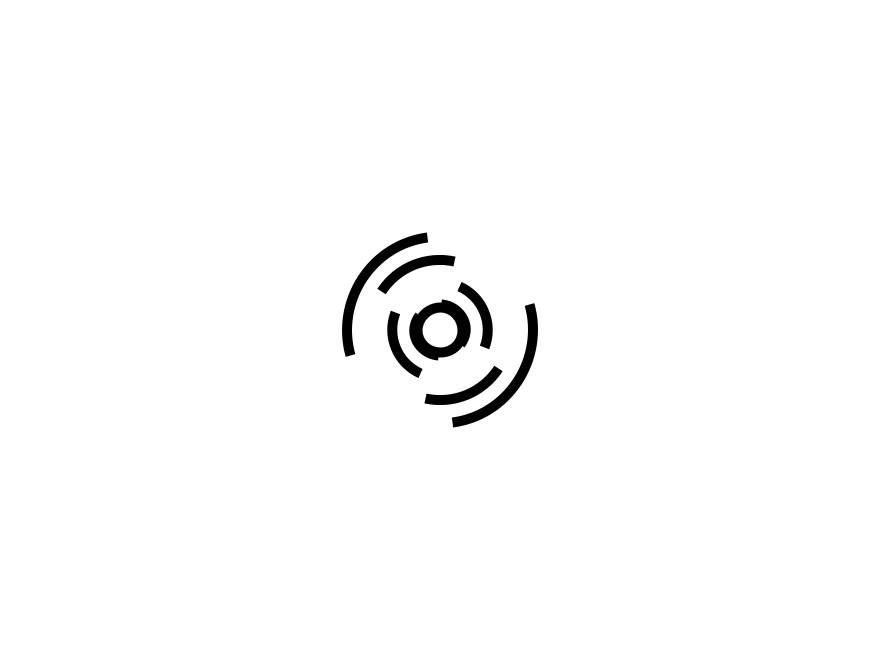
Frame 1 (no input)
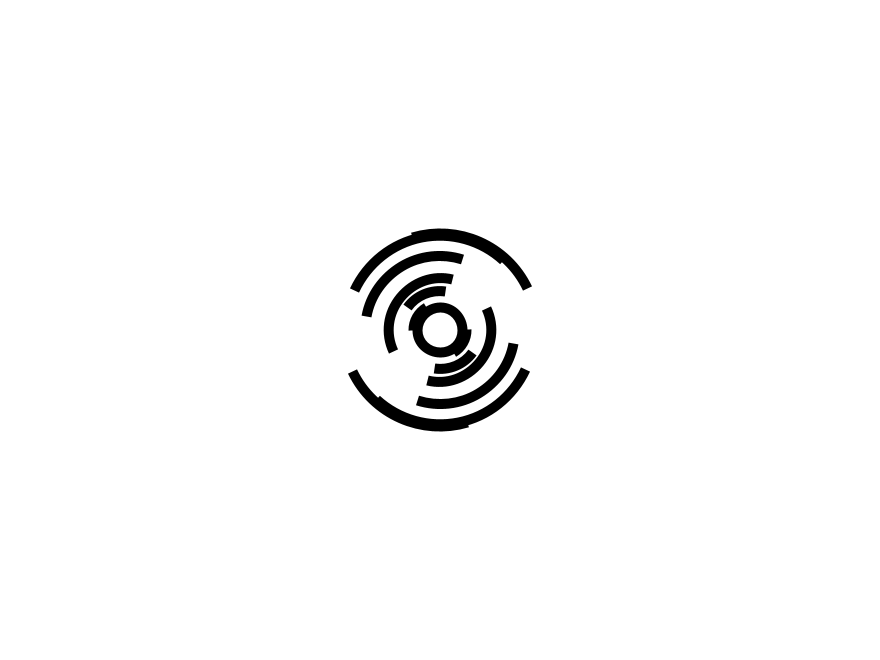
Frame 60 (the mouse pressed at the canvas centre just before this capture)
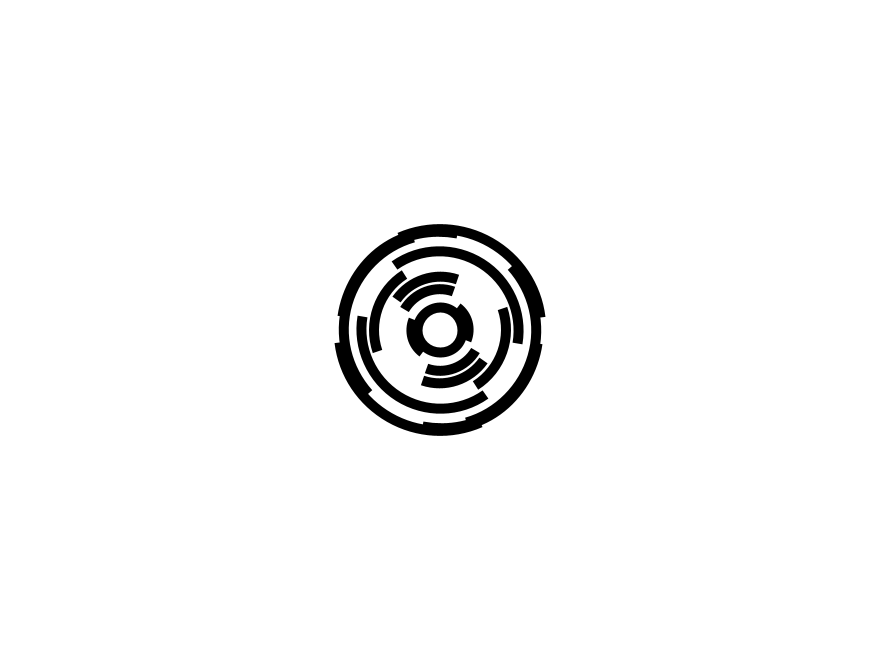
Frame 120 (the mouse held since frame 60 and released just before this capture)

The Processing sketch that drew these frames (run headless with seeded random() and noise(); from frame 60 on, the mouse is pressed at the canvas centre):

// Processing sketch: arcs
// ── arcs.pde
arq[] arcs;
float ray;int maxi;
 
void setup(){
  size(880,660); maxi=(int)sqrt(440*330+440*330)*2;
  background(255);
  arcs= new arq[4];
  ray = 0;
  for(int a=0;a<4;a++){
    arcs[a]=new arq(440,330,50+a*45);
  }
  arcs=(arq[]) reverse(arcs);
  noFill();
  strokeWeight(10);
  smooth();
  strokeCap(SQUARE);
}
 
void draw(){
  ray+=0.9;
  if(ray>25){
    ray=0;
    for(int a=0;a<arcs.length;a++){
      if(arcs[a].r+25 <= 200){
      arcs[a].r+=25;
      }
      else{
        arcs[a].r-=25;
      }
    }
     arcs = (arq[]) append (arcs, new arq(440,330,50));
      if(arcs[0].r>maxi){
       arcs = (arq[]) subset (arcs, 1);
      }
  }
  background(255);
  for(int a=0;a<arcs.length;a++){
    arcs[a].dessine();
  }
  ellipse(440,330,45,45);
}
 
class arq{
  int x,y;
  mouvement m;
  float r,a,l,v;
  arq(int _x, int _y, int _r){
    m = new mouvement();
    x=_x;
    y=_y;
    r=_r;
    a=random(TWO_PI);
    l=random(0.3,0.7);
    v=random(-0.04,0.04);
  }
  void dessine(){
    arc(x, y, r+ray, r+ray, a, a+l*PI);
    arc(x, y, r+ray, r+ray, a+PI, a+PI+l*PI);
    l=l+(1-l)*0.002;
    a+=m.bouge();
  }
}
 
class mouvement{
  float n,v,v2;
  mouvement(){
    n=0;v=PI/100;v2=random(0.01,0.05);
  }
  float bouge(){
    n+=v;
    return cos(n)*v2;
  }
}
